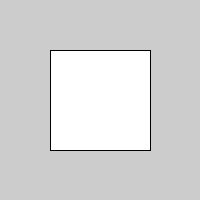
Frame 1 (no input)
Frame 60 (the mouse pressed at the canvas centre just before this capture): identical to frame 1, image omitted
Frame 120 (the mouse held since frame 60 and released just before this capture): identical to frame 1, image omitted

The Processing sketch that drew this single still picture (run headless with seeded random() and noise(); from frame 60 on, the mouse is pressed at the canvas centre):

// Processing sketch: rect
// ── rect.pde
//Desenhando um retangulo
void setup(){
  size(200, 200);
}

void draw(){
  rect(50, 50, width/2, height/2);
 
  
}
